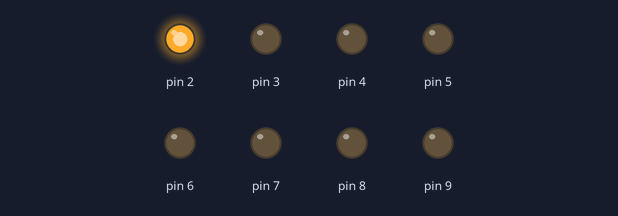
Bench run of a sketch on a simulated Arduino Uno, built with avr-gcc and run on an emulated ATmega328P. Parts: output pins drawn as LEDs (lit = HIGH).

Above: at 0.05 s.
At 0.65 s:
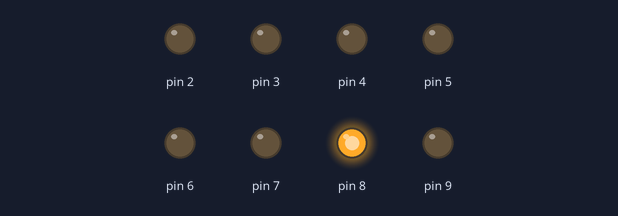
At 1.25 s:
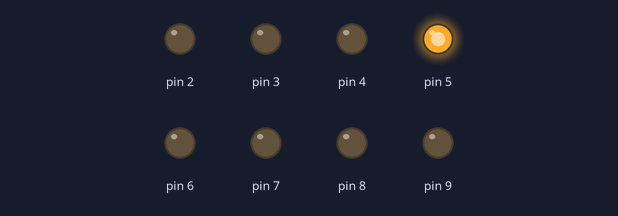
At 1.75 s:
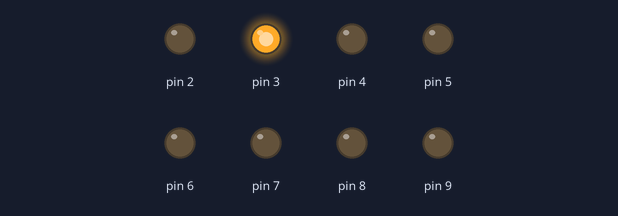
At 2.4 s:
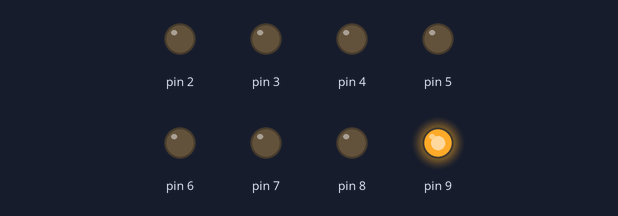
At 3.45 s:
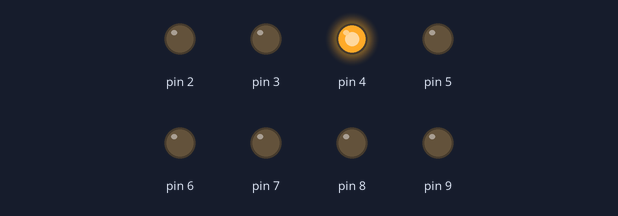
Timing chart, 0 to 3.8 s (numbered marks = the images above):
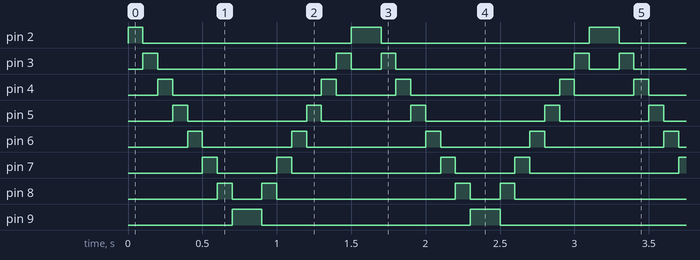

The sketch:

chaser.ino
```cpp
/******************************************************************************
    Platform:Arduino Course Programs.

    Written by: Pratiksha Kasbekar, Vidya Robotics Pvt. Ltd.
    Edited By: , Vidya Robotics Pvt. Ltd.
    Last Modification: 07-06-2017

    This is a simple LED Chaser program for ascending and descending order.
    8 LED's are connected to the 8 Pins of Arduino with a series resistor with each LED.
    You can Change chaser speed by varying the delay in loop.
    Digital pins from 2-9 are used for LED Chaser

    Hardware Setup:-
    Connect LED and switch Shield to Arduino board
    Connect  USB  cable between PC and Arduino Uno.
    Select Controller Board: Arduino UNO
    Select USBASP programmer type
********************************************************************************/
void setup()
{
  pinMode(2,OUTPUT);
  pinMode(3,OUTPUT);
  pinMode(4,OUTPUT);
  pinMode(5,OUTPUT);
  pinMode(6,OUTPUT);
  pinMode(7,OUTPUT);
  pinMode(8,OUTPUT);
  pinMode(9,OUTPUT);
}

void loop()
{

  int i;
  for ( i = 2; i < 10; i++)               // LED will blink in ascending Order starting from LED1 to LED8
  {
    digitalWrite(i,HIGH); delay(100);
    digitalWrite(i,LOW);
  }
  for ( i = 9; i > 1; i--)              // LED will blink in descending Order starting from LED8 to LED1
  {
    digitalWrite(i,HIGH); delay(100);
    digitalWrite(i,LOW);
  }
}
```

Measured:
- by itself, pin 2: repeats every 1.6 s: LOW 1.4 s, HIGH 0.20 s
- by itself, pin 3: repeats every 1.6 s: LOW 1.2 s, HIGH 0.10 s, LOW 0.20 s, HIGH 0.10 s
- by itself, pin 4: repeats every 1.6 s: LOW 1.0 s, HIGH 0.10 s, LOW 0.40 s, HIGH 0.10 s
- by itself, pin 5: repeats every 1.6 s: LOW 0.80 s, HIGH 0.10 s, LOW 0.60 s, HIGH 0.10 s
- by itself, pin 6: repeats every 1.6 s: LOW 0.60 s, HIGH 0.10 s, LOW 0.80 s, HIGH 0.10 s
- by itself, pin 7: repeats every 1.6 s: LOW 0.40 s, HIGH 0.10 s, LOW 1.0 s, HIGH 0.10 s
- by itself, pin 8: repeats every 1.6 s: LOW 0.20 s, HIGH 0.10 s, LOW 1.2 s, HIGH 0.10 s
- by itself, pin 9: alternates HIGH for 0.20 s and LOW for 1.4 s
